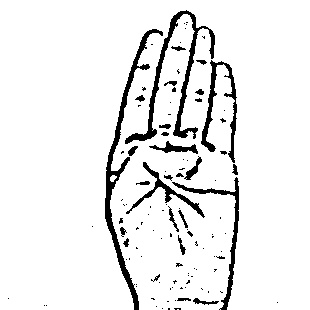
#> input picture proj/data/train/B/220.jpg, 310 x 310 px, found by its file name
$ jupyter execute 'preprocessing of data.ipynb'
#> lines starting #> are read from the running program, lines starting #| are printed output that depends on the picture; after the words box and inside, x2 and y2 are one past the last pixel; in counts of white or black regions, pixels touching at a corner belong together
## Image processing

[cell 1]
import numpy as np
import cv2
minValue = 70


def func(path):
    frame = cv2.imread(path)

    gray = cv2.cvtColor(frame, cv2.COLOR_BGR2GRAY)
    blur = cv2.GaussianBlur(gray, (7, 7), 2)

    th3 = cv2.adaptiveThreshold(
        blur, 255, cv2.ADAPTIVE_THRESH_GAUSSIAN_C, cv2.THRESH_BINARY_INV, 11, 2)
    ret, res = cv2.threshold(
        th3, minValue, 255, cv2.THRESH_BINARY_INV+cv2.THRESH_OTSU)
    return res

## preprocessing of collected data

[cell 2]
import os
import csv

if not os.path.exists("data"):
    os.makedirs("data")
if not os.path.exists("data/train"):
    os.makedirs("data/train")
if not os.path.exists("data/test"):
    os.makedirs("data/test")

path = "data\\train"
path1 = "data2"
a = ['label']

for i in range(64*64):
    a.append("pixel"+str(i))


label = 0
var = 0
c1 = 0
c2 = 0

for (dirpath, dirnames, filenames) in os.walk('data2\\train'):
    for dirname in dirnames:
        print(dirname)
        for(direcpath, direcnames, files) in os.walk(path+"/"+dirname):
            if not os.path.exists(path1+"/train/"+dirname):
                os.makedirs(path1+"/train/"+dirname)
            if not os.path.exists(path1+"/test/"+dirname):
                os.makedirs(path1+"/test/"+dirname)
            # num=0.75*len(files)
            num = 100000000000000000
            i = 0
            for file in files:
                var += 1
                actual_path = path+"/"+dirname+"/"+file
                actual_path1 = path1+"/"+"train/"+dirname+"/"+file
                actual_path2 = path1+"/"+"test/"+dirname+"/"+file
                img = cv2.imread(actual_path, 0)
#> img is the input picture: shape (310, 310); min 0, max 255, mean 235.9
                bw_image = func(actual_path)
#> in func, `blur = cv2.GaussianBlur(gray, (7, 7), 2)`:
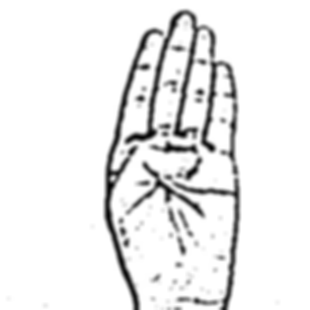
#> blur: shape (310, 310); min 0, max 255, mean 236
#> in func, `th3 = cv2.adaptiveThreshold( blur, 255, cv2.ADAPTIVE_THRESH_GAUSSIAN_C..`:
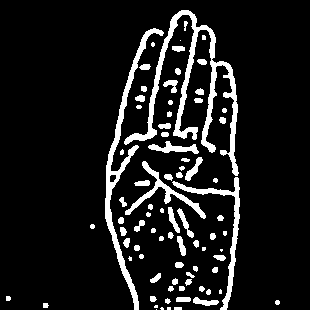
#> th3: shape (310, 310); 10.4% white; 82 white regions (14 under 20 px), largest, box (x1, y1, x2, y2) and area: (124, 10, 239, 176) 3113, (105, 28, 164, 310) 1885, (172, 177, 240, 310) 983
#> in func, `ret, res = cv2.threshold( th3, minValue, 255, cv2.THRESH_BINARY_INV+cv..`: ret = 0
                if i < num:
                    c1 += 1
                    cv2.imwrite(actual_path1, bw_image)
                else:
                    c2 += 1
                    cv2.imwrite(actual_path2, bw_image)

                i = i+1

        label = label+1
print(var)
print(c1)
print(c2)
